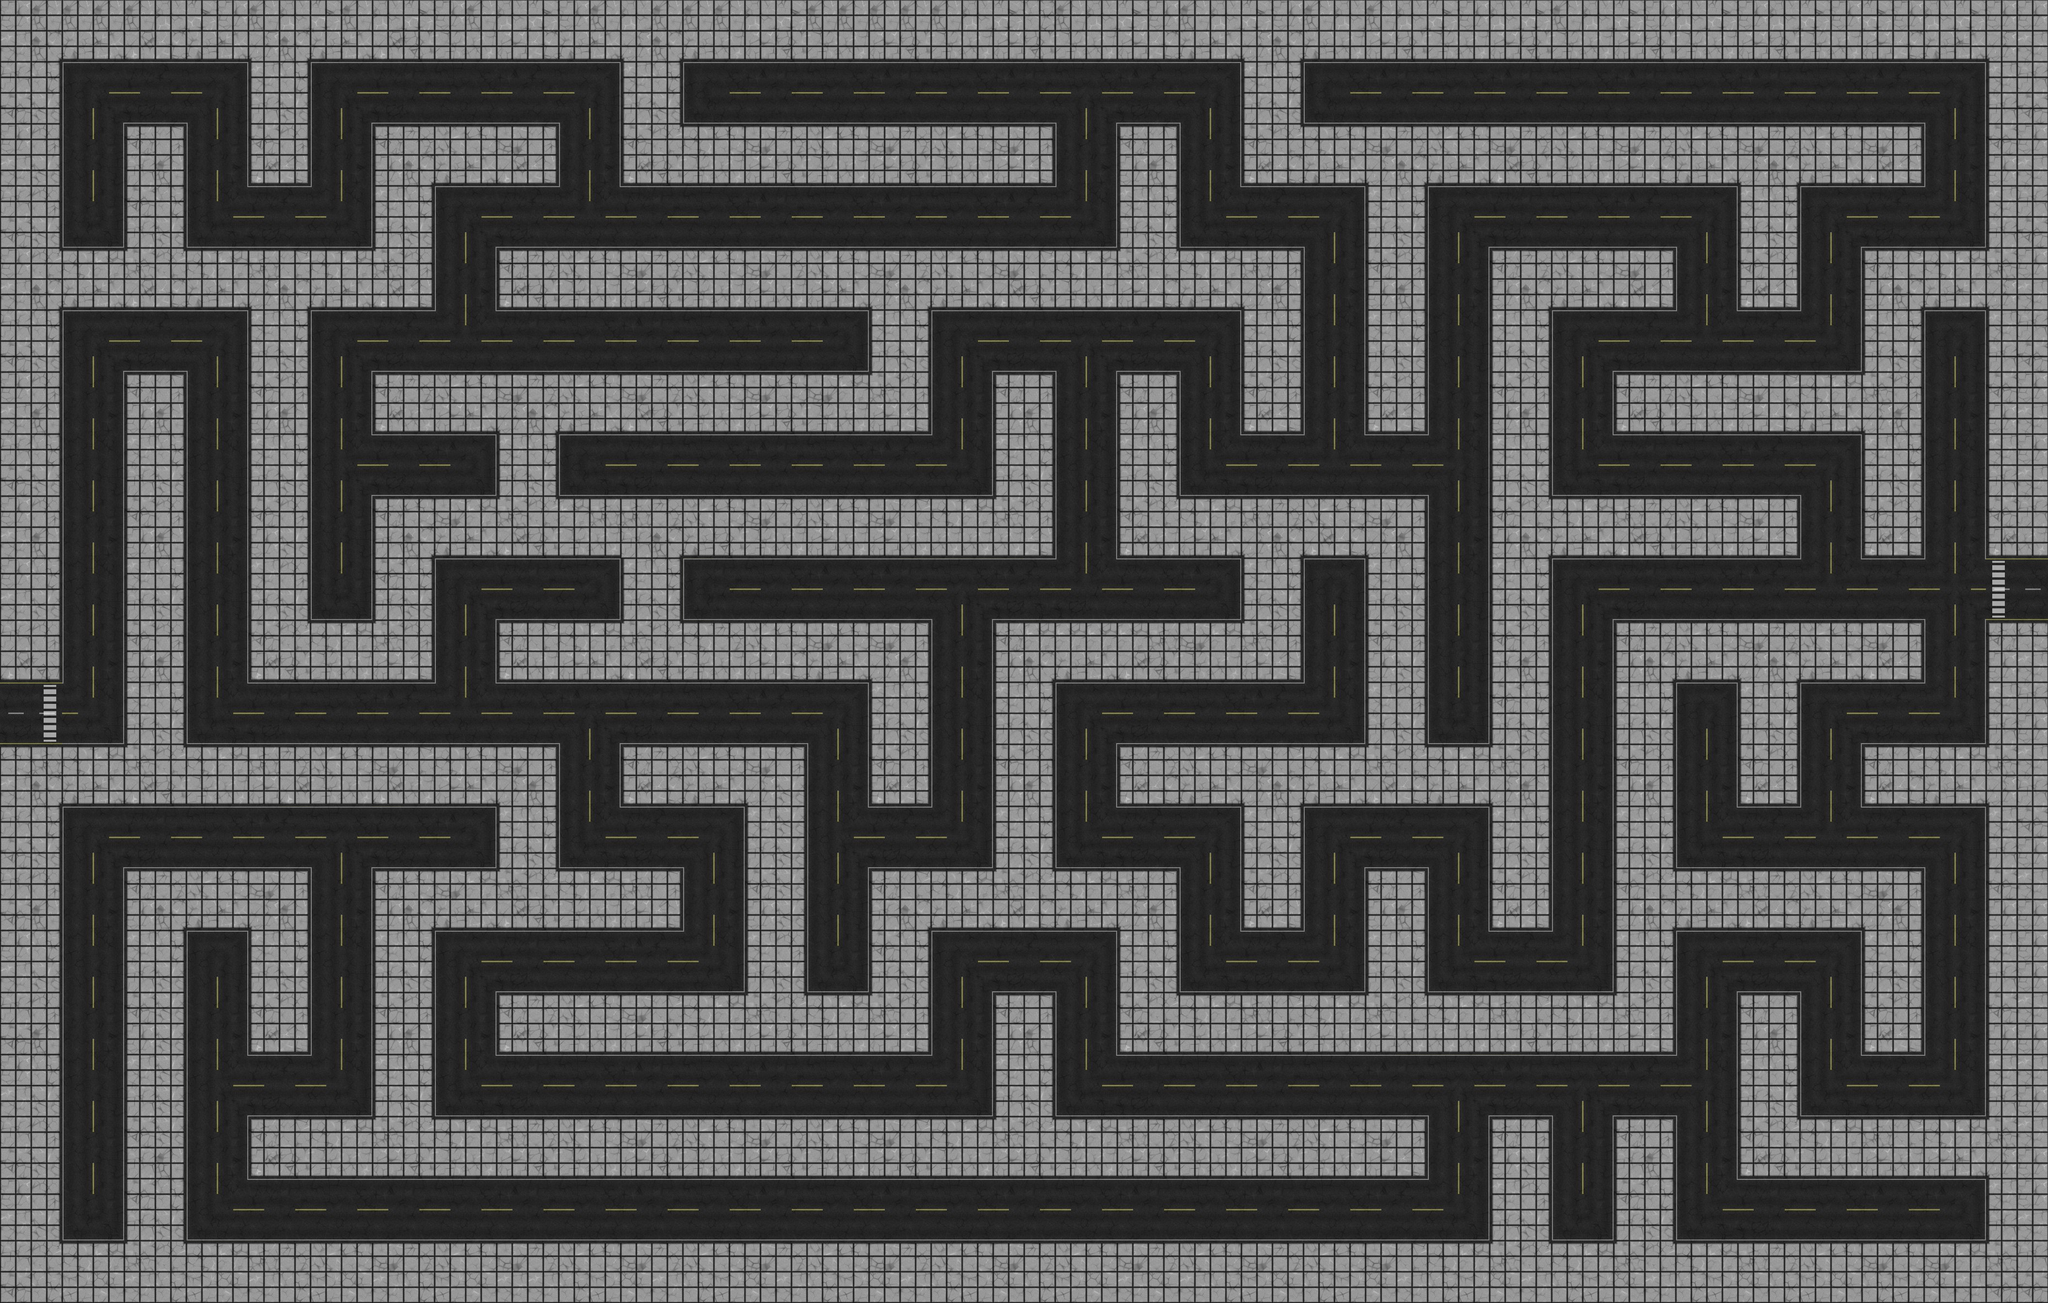

This game map was drawn from its Tiled (.tmx) file and the tilesets committed beside it. A one-line description and the trimmed map source follow:
An orthogonal 66x42 tile map with 64x64 px tiles, 1 tile layer (Full), 2 tilesets and 73 objects.

<map version="1.0" tiledversion="1.1.6" orientation="orthogonal" renderorder="right-down" width="66" height="42" tilewidth="64" tileheight="64" infinite="0" nextobjectid="117">
 <tileset firstgid="1" source="TileSets/City64.tsx" />
 <tileset firstgid="193" source="TileSets/City64_2.tsx" />
 <layer name="Full" width="66" height="42" locked="1">
  <data>[2772 cells, 2772 non-empty, 147 distinct tile ids]</data>
 </layer>
 <objectgroup name="Collision" visible="0">
  <object id="1" x="0" y="1539.39" width="127.273" height="1148.48" />
  <object id="3" x="127.273" y="1539.39" width="1024.24" height="124.242" />
  <object id="5" x="256" y="768" width="128" height="768" />
  <object id="6" x="0" y="0" width="127.273" height="1403.03" />
  <object id="7" x="130.303" y="509.091" width="763.636" height="133.333" />
  <object id="8" x="769.697" y="257.576" width="124.242" height="251.515" />
  <object id="10" x="890.909" y="257.576" width="254.545" height="124.242" />
  <object id="11" x="515.152" y="127.273" width="121.212" height="254.545" />
  <object id="12" x="257.576" y="254.545" width="124.242" height="251.515" />
  <object id="13" x="509.091" y="642.424" width="130.303" height="763.636" />
  <object id="14" x="642.424" y="1281.82" width="251.515" height="124.242" />
  <object id="18" x="769.697" y="1024.24" width="124.242" height="254.545" />
  <object id="24" x="896.97" y="1024.24" width="1278.79" height="130.303" />
  <object id="26" x="766.667" y="766.667" width="1151.52" height="127.273" />
  <object id="27" x="1024.24" y="893.939" width="127.273" height="127.273" />
  <object id="28" x="2048.48" y="769.697" width="127.273" height="254.545" />
  <object id="29" x="1281.82" y="1160.61" width="124.242" height="118.182" />
  <object id="30" x="1024.24" y="1278.79" width="893.939" height="127.273" />
  <object id="32" x="1793.94" y="1409.09" width="124.242" height="254.545" />
  <object id="34" x="1021.21" y="512.121" width="1666.67" height="127.273" />
  <object id="35" x="1793.94" y="642.424" width="124.242" height="121.212" />
  <object id="36" x="2560.61" y="639.394" width="127.273" height="254.545" />
  <object id="38" x="2303.03" y="257.576" width="130.303" height="254.545" />
  <object id="39" x="1281.82" y="254.545" width="893.939" height="127.273" />
  <object id="43" x="512.121" y="1793.94" width="127.273" height="381.818" />
  <object id="44" x="257.576" y="1790.91" width="251.515" height="127.273" />
  <object id="47" x="257.576" y="1918.18" width="124.242" height="645.455" />
  <object id="48" x="509.091" y="2303.03" width="2436.36" height="127.273" />
  <object id="49" x="769.697" y="1790.91" width="636.364" height="127.273" />
  <object id="50" x="769.697" y="1924.24" width="127.273" height="381.818" />
  <object id="51" x="1024.24" y="1669.7" width="127.273" height="121.212" />
  <object id="54" x="1281.82" y="1536.36" width="381.818" height="127.273" />
  <object id="55" x="1021.21" y="2045.45" width="896.97" height="130.303" />
  <object id="56" x="1536.36" y="1669.7" width="127.273" height="375.758" />
  <object id="58" x="1790.91" y="1790.91" width="127.273" height="257.576" />
  <object id="59" x="2048.48" y="2051.52" width="127.273" height="248.485" />
  <object id="60" x="1921.21" y="1790.91" width="509.091" height="127.273" />
  <object id="61" x="2303.03" y="1918.18" width="127.273" height="257.576" />
  <object id="62" x="2815.15" y="1793.94" width="127.273" height="254.545" />
  <object id="63" x="2433.33" y="2048.48" width="1021.21" height="127.273" />
  <object id="64" x="3327.27" y="1281.82" width="127.273" height="760.606" />
  <object id="67" x="3456.61" y="1281.45" width="510.061" height="124.606" />
  <object id="69" x="3584" y="1409.33" width="128" height="254.667" />
  <object id="70" x="3584.85" y="2048.48" width="128.242" height="381.818" />
  <object id="71" x="3839.39" y="1792.61" width="127.273" height="383.152" />
  <object id="72" x="3457.58" y="1790.91" width="378.788" height="127.273" />
  <object id="75" x="3714.67" y="2304" width="381.333" height="126.667" />
  <object id="77" x="2306.06" y="769.697" width="127.273" height="381.818" />
  <object id="78" x="2445.45" y="1024.24" width="500" height="127.273" />
  <object id="79" x="2560.61" y="1157.58" width="127.273" height="248.485" />
  <object id="80" x="2048.48" y="1278.79" width="509.091" height="127.273" />
  <object id="81" x="2048.48" y="1409.09" width="127.273" height="378.788" />
  <object id="83" x="2557.58" y="1663.64" width="130.303" height="251.515" />
  <object id="84" x="2303.03" y="1536.36" width="769.697" height="130.303" />
  <object id="85" x="2815.15" y="1157.58" width="130.303" height="375.758" />
  <object id="86" x="3069.7" y="512.121" width="130.303" height="1406.06" />
  <object id="87" x="3203.03" y="512.121" width="254.545" height="127.273" />
  <object id="89" x="3203.03" y="1024.24" width="509.091" height="127.273" />
  <object id="90" x="3327.27" y="769.697" width="515.152" height="124.242" />
  <object id="91" x="3842.42" y="512.121" width="127.273" height="639.394" />
  <object id="92" x="3969.7" y="512.121" width="130.303" height="127.273" />
  <object id="94" x="3584.85" y="378.788" width="124.242" height="260.606" />
  <object id="97" x="2818.18" y="381.818" width="127.273" height="512.121" />
  <object id="99" x="2563.64" y="257.576" width="1403.03" height="124.242" />
  <object id="102" x="3072.73" y="2306.06" width="127.273" height="254.545" />
  <object id="103" x="3330.3" y="2306.06" width="124.242" height="257.576" />
  <object id="104" x="3839.39" y="1536.36" width="260.606" height="127.273" />
  <object id="105" x="1281.82" y="124.242" width="124.242" height="130.303" />
  <object id="108" x="128" y="128" width="4" />
  <object id="111" x="132" y="0" width="4092" height="128" />
  <object id="113" x="4096" y="128" width="132" height="1024" />
  <object id="115" x="4096" y="1284" width="128" height="1404" />
  <object id="116" x="132" y="2564" width="3968" height="124" />
 </objectgroup>
</map>
